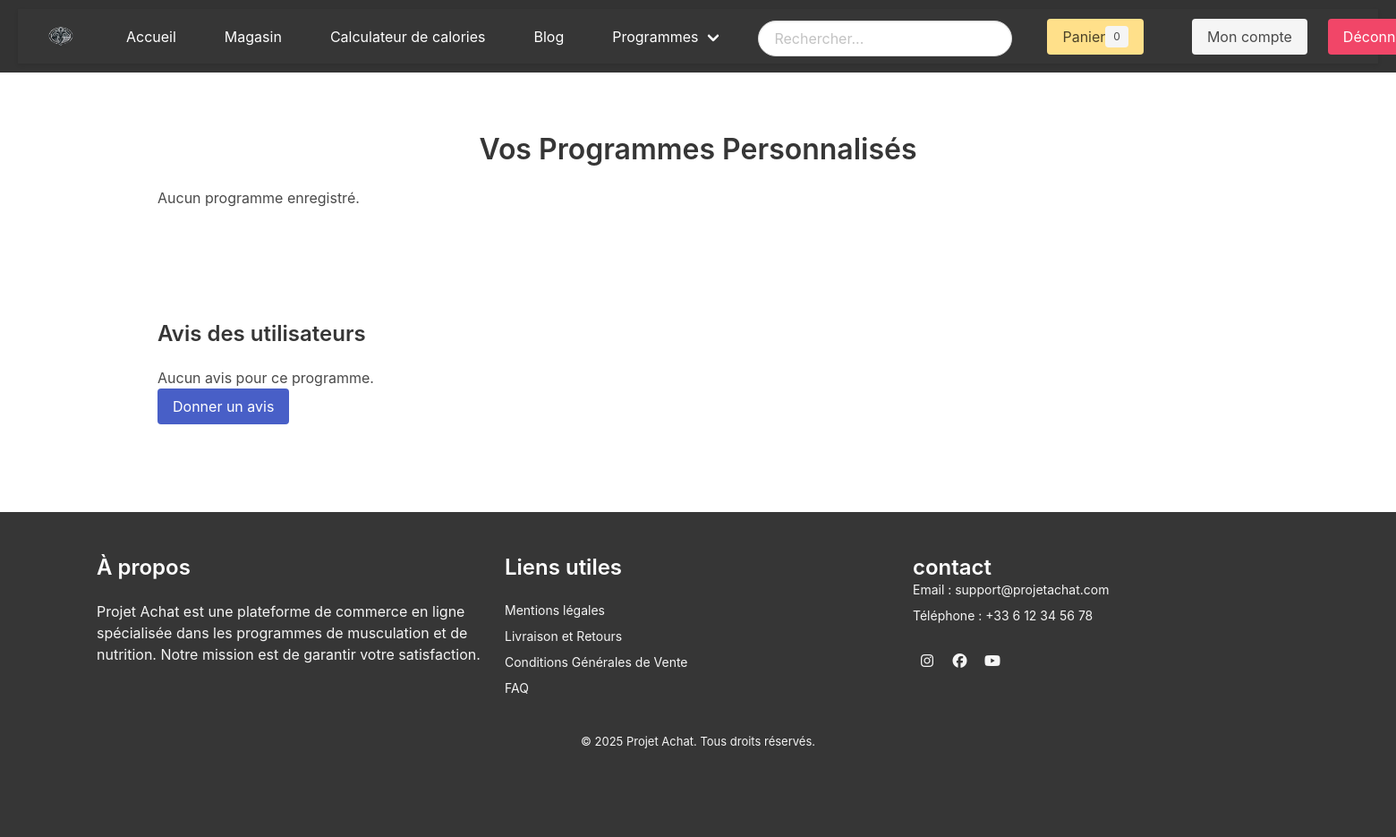
Before: /pages/afficher_programmes.php (signed in) with the older database file.
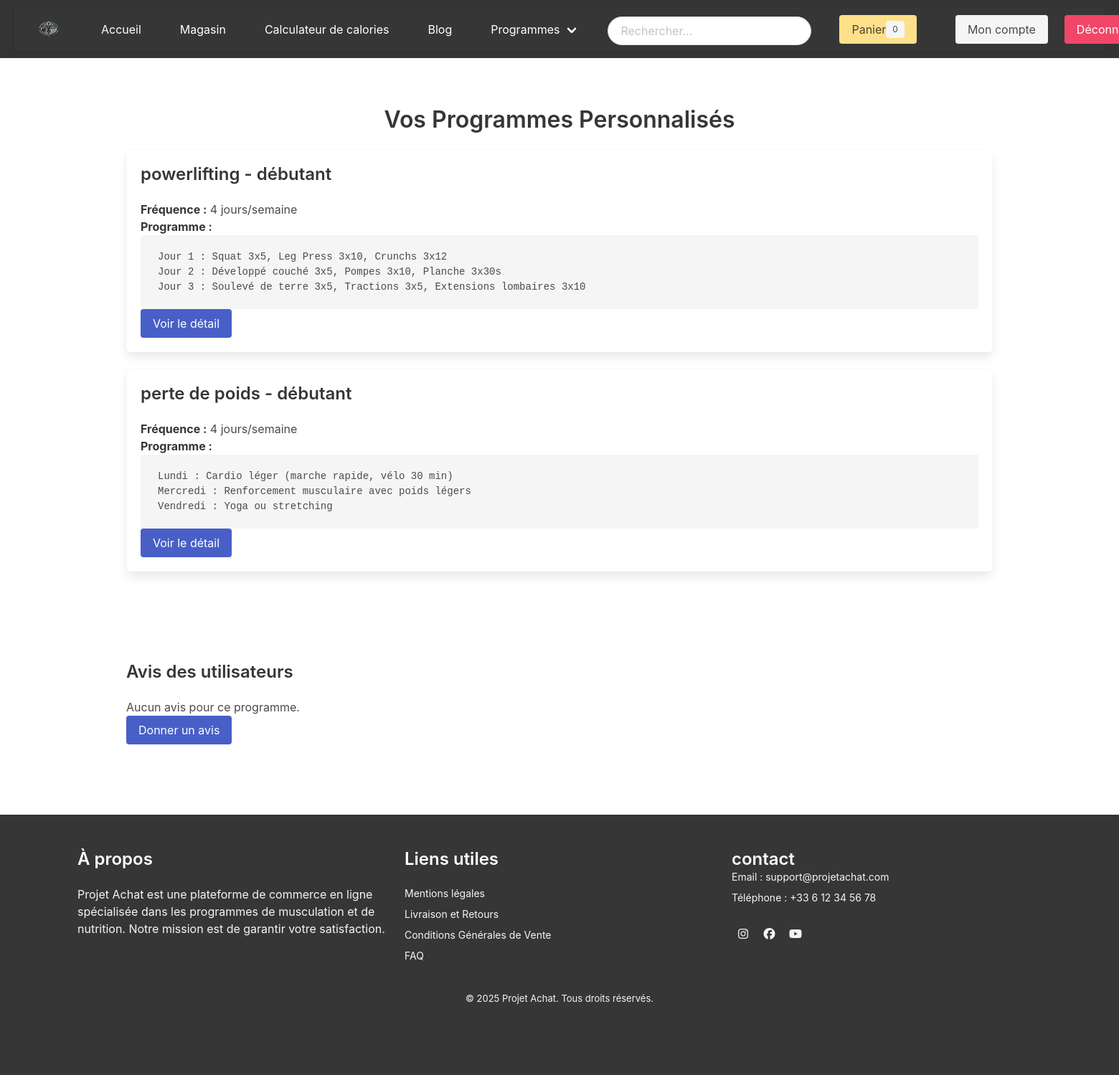
After: the same page with the newer database file.
### tables this page shows
CREATE TABLE IF NOT EXISTS `user_programs` (
  `id_programme` int NOT NULL AUTO_INCREMENT,
  `user_id` int NOT NULL,
  `objectif` varchar(255) NOT NULL,
  `frequence` int NOT NULL,
  `niveau` varchar(50) NOT NULL,
  `programme` text NOT NULL,
  `created_at` timestamp NULL DEFAULT CURRENT_TIMESTAMP,
  `updated_at` timestamp NULL DEFAULT CURRENT_TIMESTAMP ON UPDATE CURRENT_TIMESTAMP,
  PRIMARY KEY (`id_programme`),
  KEY `fk_user_programs_user` (`user_id`),
  CONSTRAINT `fk_user_programs_user` FOREIGN KEY (`user_id`) REFERENCES `utilisateurs` (`id_utilisateur`) ON DELETE CASCADE
);

### pages/afficher_programmes.php (the view, shortened to what this page needs)
<?php
include '../config/db.php';
$userId = $_SESSION['user_id'];
try {
    $stmt = $pdo->prepare("SELECT * FROM user_programs WHERE user_id = :user_id ORDER BY created_at DESC");
    $stmt->execute(['user_id' => $userId]);
    $programmes = $stmt->fetchAll();
} catch (PDOException $e) {
    die("Erreur lors de la récupération des programmes : " . $e->getMessage());
}
?>
<!DOCTYPE html>
<html lang="fr">
<head>
    <link rel="stylesheet" href="https://cdn.jsdelivr.net/npm/bulma@0.9.4/css/bulma.min.css">
</head>
<body>
<?php include '../includes/header.php'; ?>
<main class="container">
    <section class="section">
        <h1 class="title">Vos Programmes Personnalisés</h1>
        <?php if ($programmes): ?>
            <?php foreach ($programmes as $programme): ?>
                <div class="box">
                    <h2 class="title is-4"><?= htmlspecialchars($programme['objectif']); ?> - <?= htmlspecialchars($programme['niveau']); ?></h2>
                    <p><strong>Fréquence :</strong> <?= htmlspecialchars($programme['frequence']); ?> jours/semaine</p>
                    <p><strong>Programme :</strong></p>
                    <pre><?= htmlspecialchars($programme['programme']); ?></pre>
                    <a href="detail_programme.php?id=<?= $programme['id_programme']; ?>" class="button is-link">Voir le détail</a>
                </div>
            <?php endforeach; ?>
        <?php else: ?>
            <p>Aucun programme enregistré.</p>
        <?php endif; ?>
    </section>
    <?php
$stmt = $pdo->prepare("SELECT * FROM user_programs WHERE user_id = :user_id ORDER BY created_at DESC");
$stmt->execute(['user_id' => $userId]);
$programmes = $stmt->fetchAll(PDO::FETCH_ASSOC);
$avis = $stmt->fetchAll();
?>
<section class="section">
    <h2 class="title is-4">Avis des utilisateurs</h2>
    <?php if ($avis): ?>
        <?php foreach ($avis as $avis_item): ?>
            <div class="box">
                <p><strong>Note :</strong> <?= htmlspecialchars($avis_item['note']) ?>/5</p>
                <p><?= nl2br(htmlspecialchars($avis_item['commentaire'])) ?></p>
                <p><small><em>Publié le <?= htmlspecialchars($avis_item['date_avis']) ?></em></small></p>
            </div>
        <?php endforeach; ?>
    <?php else: ?>
        <p>Aucun avis pour ce programme.</p>
    <?php endif; ?>
    <a href="ajouter_avis.php?type_contenu=programme&contenu_id=<?= $programme_id; ?>" class="button is-link">Donner un avis</a>
</section>
</main>
<?php include '../includes/footer.php'; ?>
</body>
</html>

Changed rows visible on the page:
added user_programs: objectif "powerlifting", niveau "débutant", frequence "4", programme "Jour 1 : Squat 3x5, Leg Press 3x10, Crunchs 3x12 Jour 2 : Développé couché 3x5, Pompes 3x10, Planche 3x30s Jour 3 : Soulevé de terre 3x5, Tractions 3x5, Extensions lombaires 3x10"
added user_programs: objectif "perte de poids", niveau "débutant", frequence "4", programme "Lundi : Cardio léger (marche rapide, vélo 30 min) Mercredi : Renforcement musculaire avec poids légers Vendredi : Yoga ou stretching"
Other visible differences:
text no longer shown: "Aucun programme enregistré."
